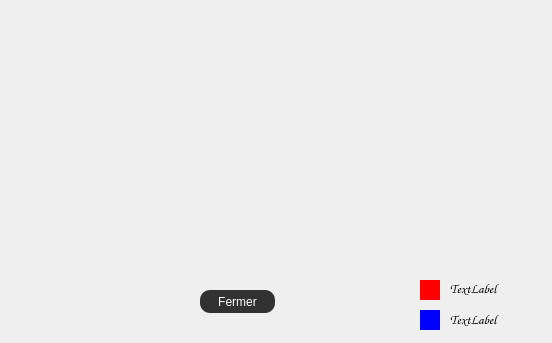
<?xml version="1.0" encoding="UTF-8"?>
<ui version="4.0">
 <class>stati</class>
 <widget class="QDialog" name="stati">
  <property name="geometry">
   <rect>
    <x>0</x>
    <y>0</y>
    <width>552</width>
    <height>343</height>
   </rect>
  </property>
  <property name="windowTitle">
   <string>Dialog</string>
  </property>
  <widget class="QLabel" name="label_2">
   <property name="geometry">
    <rect>
     <x>450</x>
     <y>280</y>
     <width>91</width>
     <height>16</height>
    </rect>
   </property>
   <property name="font">
    <font>
     <family>Comic Sans MS</family>
     <pointsize>10</pointsize>
    </font>
   </property>
   <property name="text">
    <string>TextLabel</string>
   </property>
  </widget>
  <widget class="QLabel" name="label_3">
   <property name="geometry">
    <rect>
     <x>450</x>
     <y>311</y>
     <width>61</width>
     <height>16</height>
    </rect>
   </property>
   <property name="font">
    <font>
     <family>Comic Sans MS</family>
     <pointsize>10</pointsize>
    </font>
   </property>
   <property name="text">
    <string>TextLabel</string>
   </property>
  </widget>
  <widget class="QWidget" name="widget" native="true">
   <property name="geometry">
    <rect>
     <x>420</x>
     <y>310</y>
     <width>20</width>
     <height>20</height>
    </rect>
   </property>
   <property name="palette">
    <palette>
     <active>
      <colorrole role="WindowText">
       <brush brushstyle="SolidPattern">
        <color alpha="255">
         <red>0</red>
         <green>0</green>
         <blue>0</blue>
        </color>
       </brush>
      </colorrole>
      <colorrole role="Button">
       <brush brushstyle="SolidPattern">
        <color alpha="255">
         <red>0</red>
         <green>0</green>
         <blue>255</blue>
        </color>
       </brush>
      </colorrole>
      <colorrole role="Light">
       <brush brushstyle="SolidPattern">
        <color alpha="255">
         <red>255</red>
         <green>255</green>
         <blue>255</blue>
        </color>
       </brush>
      </colorrole>
      <colorrole role="Midlight">
       <brush brushstyle="SolidPattern">
        <color alpha="255">
         <red>255</red>
         <green>255</green>
         <blue>255</blue>
        </color>
       </brush>
      </colorrole>
      <colorrole role="Dark">
       <brush brushstyle="SolidPattern">
        <color alpha="255">
         <red>127</red>
         <green>127</green>
         <blue>127</blue>
        </color>
       </brush>
      </colorrole>
      <colorrole role="Mid">
       <brush brushstyle="SolidPattern">
        <color alpha="255">
         <red>170</red>
         <green>170</green>
         <blue>170</blue>
        </color>
       </brush>
      </colorrole>
      <colorrole role="Text">
       <brush brushstyle="SolidPattern">
        <color alpha="255">
         <red>0</red>
         <green>0</green>
         <blue>0</blue>
        </color>
       </brush>
      </colorrole>
      <colorrole role="BrightText">
       <brush brushstyle="SolidPattern">
        <color alpha="255">
         <red>255</red>
         <green>255</green>
         <blue>255</blue>
        </color>
       </brush>
      </colorrole>
      <colorrole role="ButtonText">
       <brush brushstyle="SolidPattern">
        <color alpha="255">
         <red>0</red>
         <green>0</green>
         <blue>0</blue>
        </color>
       </brush>
      </colorrole>
      <colorrole role="Base">
       <brush brushstyle="SolidPattern">
        <color alpha="255">
         <red>0</red>
         <green>0</green>
         <blue>255</blue>
        </color>
       </brush>
      </colorrole>
      <colorrole role="Window">
       <brush brushstyle="SolidPattern">
        <color alpha="255">
         <red>0</red>
         <green>0</green>
         <blue>255</blue>
        </color>
       </brush>
      </colorrole>
      <colorrole role="Shadow">
       <brush brushstyle="SolidPattern">
        <color alpha="255">
         <red>0</red>
         <green>0</green>
         <blue>0</blue>
        </color>
       </brush>
      </colorrole>
      <colorrole role="Link">
       <brush brushstyle="SolidPattern">
        <color alpha="255">
         <red>255</red>
         <green>0</green>
         <blue>0</blue>
        </color>
       </brush>
      </colorrole>
      <colorrole role="AlternateBase">
       <brush brushstyle="SolidPattern">
        <color alpha="255">
         <red>255</red>
         <green>255</green>
         <blue>255</blue>
        </color>
       </brush>
      </colorrole>
      <colorrole role="ToolTipBase">
       <brush brushstyle="SolidPattern">
        <color alpha="255">
         <red>255</red>
         <green>255</green>
         <blue>220</blue>
        </color>
       </brush>
      </colorrole>
      <colorrole role="ToolTipText">
       <brush brushstyle="SolidPattern">
        <color alpha="255">
         <red>0</red>
         <green>0</green>
         <blue>0</blue>
        </color>
       </brush>
      </colorrole>
      <colorrole role="PlaceholderText">
       <brush brushstyle="SolidPattern">
        <color alpha="128">
         <red>0</red>
         <green>0</green>
         <blue>0</blue>
        </color>
       </brush>
      </colorrole>
     </active>
     <inactive>
      <colorrole role="WindowText">
       <brush brushstyle="SolidPattern">
        <color alpha="255">
         <red>0</red>
         <green>0</green>
         <blue>0</blue>
        </color>
       </brush>
      </colorrole>
      <colorrole role="Button">
       <brush brushstyle="SolidPattern">
        <color alpha="255">
         <red>0</red>
         <green>0</green>
         <blue>255</blue>
        </color>
       </brush>
      </colorrole>
      <colorrole role="Light">
       <brush brushstyle="SolidPattern">
        <color alpha="255">
         <red>255</red>
         <green>255</green>
         <blue>255</blue>
        </color>
       </brush>
      </colorrole>
      <colorrole role="Midlight">
       <brush brushstyle="SolidPattern">
        <color alpha="255">
         <red>255</red>
         <green>255</green>
         <blue>255</blue>
        </color>
       </brush>
      </colorrole>
      <colorrole role="Dark">
       <brush brushstyle="SolidPattern">
        <color alpha="255">
         <red>127</red>
         <green>127</green>
         <blue>127</blue>
        </color>
       </brush>
      </colorrole>
      <colorrole role="Mid">
       <brush brushstyle="SolidPattern">
        <color alpha="255">
         <red>170</red>
         <green>170</green>
         <blue>170</blue>
        </color>
       </brush>
      </colorrole>
      <colorrole role="Text">
       <brush brushstyle="SolidPattern">
        <color alpha="255">
         <red>0</red>
         <green>0</green>
         <blue>0</blue>
        </color>
       </brush>
      </colorrole>
      <colorrole role="BrightText">
       <brush brushstyle="SolidPattern">
        <color alpha="255">
         <red>255</red>
         <green>255</green>
         <blue>255</blue>
        </color>
       </brush>
      </colorrole>
      <colorrole role="ButtonText">
       <brush brushstyle="SolidPattern">
        <color alpha="255">
         <red>0</red>
         <green>0</green>
         <blue>0</blue>
        </color>
       </brush>
      </colorrole>
      <colorrole role="Base">
       <brush brushstyle="SolidPattern">
        <color alpha="255">
         <red>0</red>
         <green>0</green>
         <blue>255</blue>
        </color>
       </brush>
      </colorrole>
      <colorrole role="Window">
       <brush brushstyle="SolidPattern">
        <color alpha="255">
         <red>0</red>
         <green>0</green>
         <blue>255</blue>
        </color>
       </brush>
      </colorrole>
      <colorrole role="Shadow">
       <brush brushstyle="SolidPattern">
        <color alpha="255">
         <red>0</red>
         <green>0</green>
         <blue>0</blue>
        </color>
       </brush>
      </colorrole>
      <colorrole role="Link">
       <brush brushstyle="SolidPattern">
        <color alpha="255">
         <red>255</red>
         <green>0</green>
         <blue>0</blue>
        </color>
       </brush>
      </colorrole>
      <colorrole role="AlternateBase">
       <brush brushstyle="SolidPattern">
        <color alpha="255">
         <red>255</red>
         <green>255</green>
         <blue>255</blue>
        </color>
       </brush>
      </colorrole>
      <colorrole role="ToolTipBase">
       <brush brushstyle="SolidPattern">
        <color alpha="255">
         <red>255</red>
         <green>255</green>
         <blue>220</blue>
        </color>
       </brush>
      </colorrole>
      <colorrole role="ToolTipText">
       <brush brushstyle="SolidPattern">
        <color alpha="255">
         <red>0</red>
         <green>0</green>
         <blue>0</blue>
        </color>
       </brush>
      </colorrole>
      <colorrole role="PlaceholderText">
       <brush brushstyle="SolidPattern">
        <color alpha="128">
         <red>0</red>
         <green>0</green>
         <blue>0</blue>
        </color>
       </brush>
      </colorrole>
     </inactive>
     <disabled>
      <colorrole role="WindowText">
       <brush brushstyle="SolidPattern">
        <color alpha="255">
         <red>127</red>
         <green>127</green>
         <blue>127</blue>
        </color>
       </brush>
      </colorrole>
      <colorrole role="Button">
       <brush brushstyle="SolidPattern">
        <color alpha="255">
         <red>0</red>
         <green>0</green>
         <blue>255</blue>
        </color>
       </brush>
      </colorrole>
      <colorrole role="Light">
       <brush brushstyle="SolidPattern">
        <color alpha="255">
         <red>255</red>
         <green>255</green>
         <blue>255</blue>
        </color>
       </brush>
      </colorrole>
      <colorrole role="Midlight">
       <brush brushstyle="SolidPattern">
        <color alpha="255">
         <red>255</red>
         <green>255</green>
         <blue>255</blue>
        </color>
       </brush>
      </colorrole>
      <colorrole role="Dark">
       <brush brushstyle="SolidPattern">
        <color alpha="255">
         <red>127</red>
         <green>127</green>
         <blue>127</blue>
        </color>
       </brush>
      </colorrole>
      <colorrole role="Mid">
       <brush brushstyle="SolidPattern">
        <color alpha="255">
         <red>170</red>
         <green>170</green>
         <blue>170</blue>
        </color>
       </brush>
      </colorrole>
      <colorrole role="Text">
       <brush brushstyle="SolidPattern">
        <color alpha="255">
         <red>127</red>
         <green>127</green>
         <blue>127</blue>
        </color>
       </brush>
      </colorrole>
      <colorrole role="BrightText">
       <brush brushstyle="SolidPattern">
        <color alpha="255">
         <red>255</red>
         <green>255</green>
         <blue>255</blue>
        </color>
       </brush>
      </colorrole>
      <colorrole role="ButtonText">
       <brush brushstyle="SolidPattern">
        <color alpha="255">
         <red>127</red>
         <green>127</green>
         <blue>127</blue>
        </color>
       </brush>
      </colorrole>
      <colorrole role="Base">
       <brush brushstyle="SolidPattern">
        <color alpha="255">
         <red>0</red>
         <green>0</green>
         <blue>255</blue>
        </color>
       </brush>
      </colorrole>
      <colorrole role="Window">
       <brush brushstyle="SolidPattern">
        <color alpha="255">
         <red>0</red>
         <green>0</green>
         <blue>255</blue>
        </color>
       </brush>
      </colorrole>
      <colorrole role="Shadow">
       <brush brushstyle="SolidPattern">
        <color alpha="255">
         <red>0</red>
         <green>0</green>
         <blue>0</blue>
        </color>
       </brush>
      </colorrole>
      <colorrole role="Link">
       <brush brushstyle="SolidPattern">
        <color alpha="255">
         <red>255</red>
         <green>0</green>
         <blue>0</blue>
        </color>
       </brush>
      </colorrole>
      <colorrole role="AlternateBase">
       <brush brushstyle="SolidPattern">
        <color alpha="255">
         <red>255</red>
         <green>255</green>
         <blue>255</blue>
        </color>
       </brush>
      </colorrole>
      <colorrole role="ToolTipBase">
       <brush brushstyle="SolidPattern">
        <color alpha="255">
         <red>255</red>
         <green>255</green>
         <blue>220</blue>
        </color>
       </brush>
      </colorrole>
      <colorrole role="ToolTipText">
       <brush brushstyle="SolidPattern">
        <color alpha="255">
         <red>0</red>
         <green>0</green>
         <blue>0</blue>
        </color>
       </brush>
      </colorrole>
      <colorrole role="PlaceholderText">
       <brush brushstyle="SolidPattern">
        <color alpha="128">
         <red>0</red>
         <green>0</green>
         <blue>0</blue>
        </color>
       </brush>
      </colorrole>
     </disabled>
    </palette>
   </property>
   <property name="styleSheet">
    <string notr="true">
background-color: rgb(0, 0, 255);</string>
   </property>
  </widget>
  <widget class="QWidget" name="widget_6" native="true">
   <property name="geometry">
    <rect>
     <x>420</x>
     <y>280</y>
     <width>20</width>
     <height>20</height>
    </rect>
   </property>
   <property name="styleSheet">
    <string notr="true">background-color: red;</string>
   </property>
  </widget>
  <widget class="QPushButton" name="pushButton">
   <property name="geometry">
    <rect>
     <x>200</x>
     <y>290</y>
     <width>75</width>
     <height>23</height>
    </rect>
   </property>
   <property name="styleSheet">
    <string notr="true">QPushButton{
    color:white;
	font: 75 10pt &quot;Source Code Pro&quot;;
	font: 87 8pt &quot;Nexa Rust Sans Black 01&quot;;
    background-color: rgb(51, 50, 50);
background:  rgb(51, 50, 50);
border-radius:10px;
}
QPushButton:hover
{
color:white;

background:#b20837;
border-radius:10px;
}</string>
   </property>
   <property name="text">
    <string>Fermer</string>
   </property>
  </widget>
 </widget>
 <resources/>
 <connections/>
</ui>
